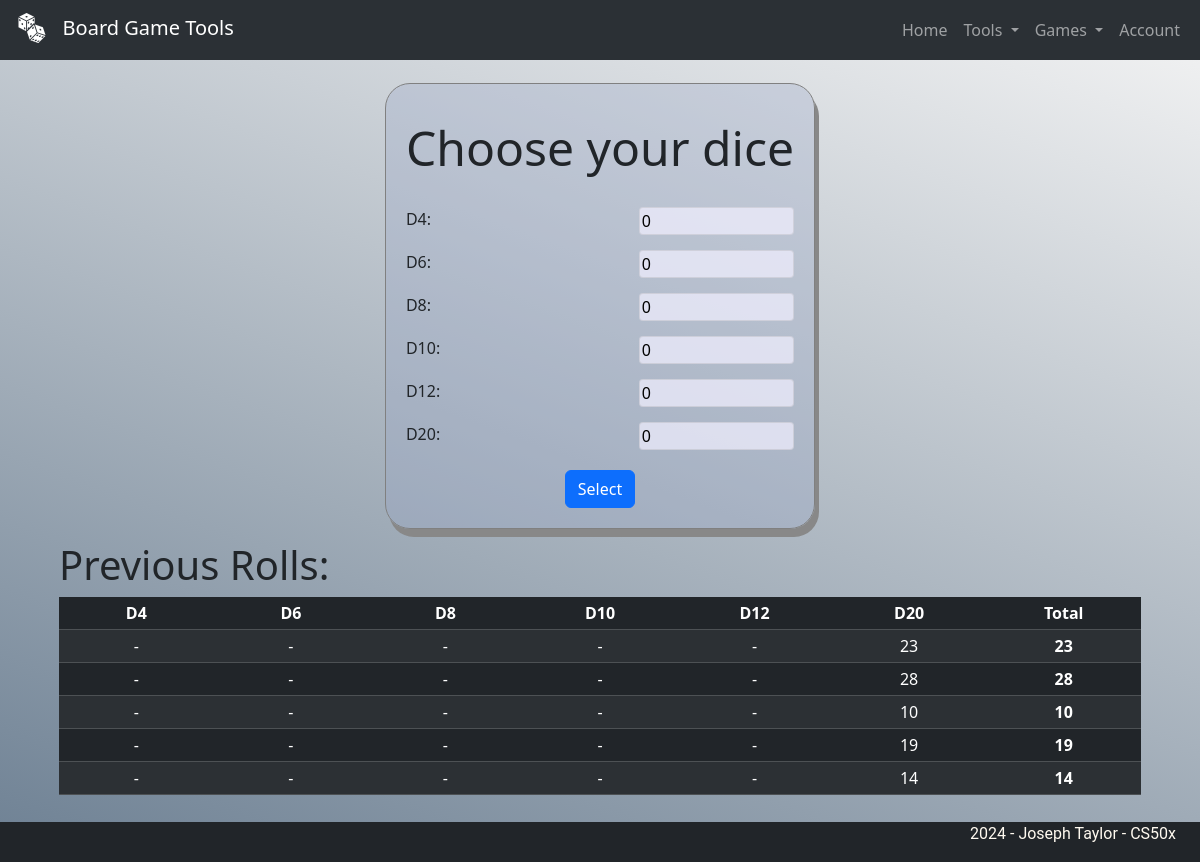
The page /tools/dice (signed in) on the database as committed earlier.
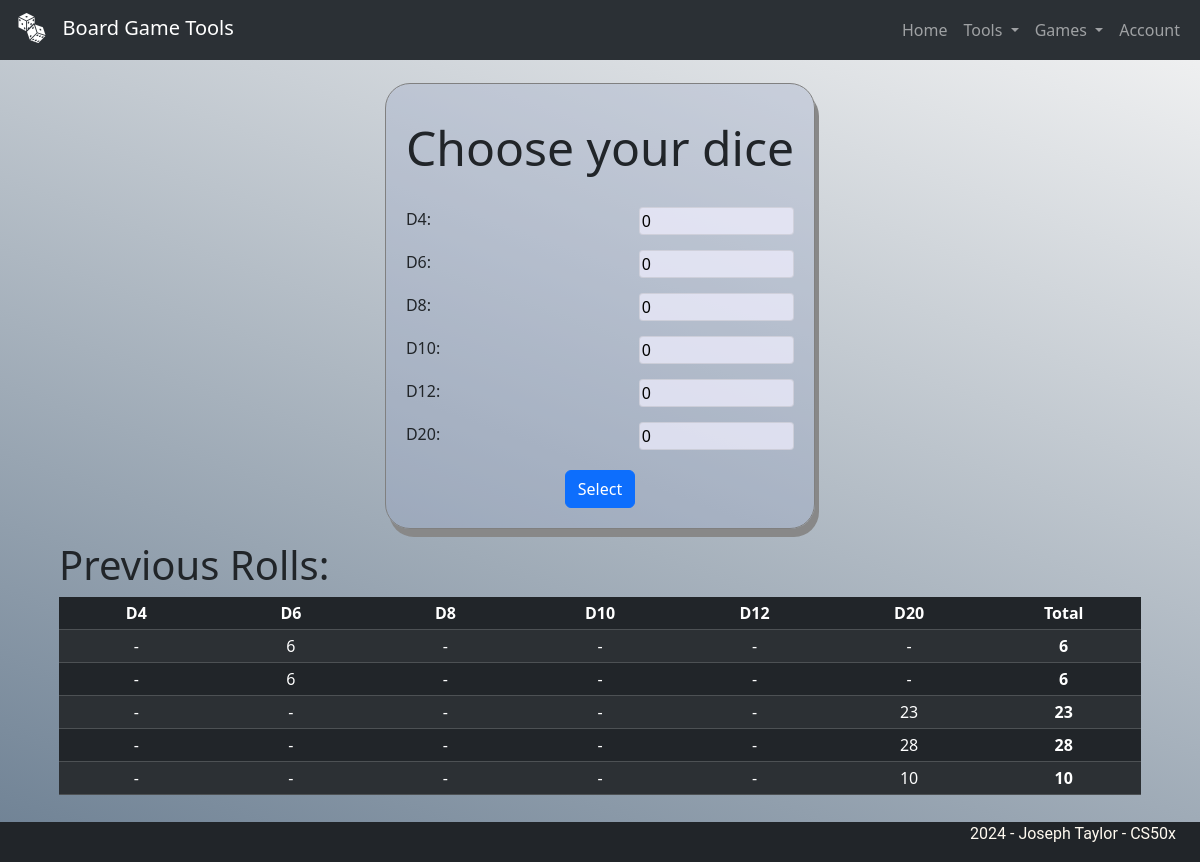
The same page on the database as committed later.
### tables this page shows
CREATE TABLE dice_history (id INTEGER PRIMARY KEY AUTOINCREMENT NOT NULL, user_id INTEGER NOT NULL, D4 INTEGER, D6 INTEGER, D8 INTEGER, D10 INTEGER, D12 INTEGER, D20 INTEGER, date_time TEXT NOT NULL, FOREIGN KEY (user_id) REFERENCES users(id));

### app.py (the view)
@app.route("/tools/dice", methods=["GET", "POST"])
def dice():
    if session.get("user_id") is None:
        history = None
    else:
        history = db.execute(
            "SELECT * FROM dice_history WHERE user_id = ? ORDER BY id DESC LIMIT 5", session.get("user_id")
        )
    if request.method == "POST":
        dice = {'D4': request.form.get("D4"), 'D6': request.form.get("D6"), 'D8': request.form.get("D8"), 'D10': request.form.get("D10"), 'D12': request.form.get("D12"),'D20': request.form.get("D20")}
        D4_results = []
        D4_total = 0
        for i in range(int(dice["D4"])):
            roll = randint(1,4)
            D4_total += roll
            D4_results.append(translate_d4(roll))
        D6_results = []
        D6_total = 0
        for i in range(int(dice["D6"])):
            roll = randint(1,6)
            D6_total += roll
            D6_results.append(translate_d6(roll))
        D8_results = []
        D8_total = 0
        for i in range(int(dice["D8"])):
            roll = randint(1,8)
            D8_total += roll
            D8_results.append(translate_d8(roll))
        D10_results = []
        D10_total = 0
        for i in range(int(dice["D10"])):
            roll = randint(1,10)
            D10_total += roll
            D10_results.append(translate_d10(roll))
        D12_results = []
        D12_total = 0
        for i in range(int(dice["D12"])):
            roll = randint(1,12)
            D12_total += roll
            D12_results.append(translate_d12(roll))
        D20_results = []
        D20_total = 0
        for i in range(int(dice["D20"])):
            roll = randint(1,20)
            D20_total += roll
            D20_results.append(translate_d20(roll))
        if session.get("user_id") is not None:
            db.execute(
                "INSERT INTO dice_history (user_id, date_time, D4, D6, D8, D10, D12, D20) VALUES (?,?,?,?,?,?,?,?)", session["user_id"], datetime.now().strftime("%Y-%m-%d %H:%M:%S"), D4_total, D6_total, D8_total, D10_total, D12_total, D20_total
            )
        return render_template("dice-roll.html", D4 = D4_results, D6 = D6_results, D8 = D8_results, D10 = D10_results, D12 = D12_results, D20 = D20_results, D4_t = D4_total, D6_t = D6_total, D8_t = D8_total, D10_t = D10_total, D12_t = D12_total, D20_t = D20_total, history = history)
    else:
        return render_template("dice.html", history = history)

### templates/dice.html (shortened to what this page needs)
{% extends "layout.html" %}
{% block main %}
    <div class="main_page_content">
        <div class="centred-input frosted">
            <h1 class="display-5">Choose your dice</h1>
            <form method="post", action="/tools/dice">
                <div class="inputs">
                    <label for="D4">D4:</label>
                    <input type="number" name="D4" value="0" min="0" max="10">
                </div>
                <div class="inputs">
                    <label for="D6">D6:</label>
                    <input type="number" name="D6" value="0" min="0" max="10">
                </div>
                <div class="inputs">
                    <label for="D8">D8:</label>
                    <input type="number" name="D8" value="0" min="0" max="10">
                </div>
                <div class="inputs">
                    <label for="D10">D10:</label>
                    <input type="number" name="D10" value="0" min="0" max="10">
                </div>
                <div class="inputs">
                    <label for="D12">D12:</label>
                    <input type="number" name="D12" value="0" min="0" max="10">
                </div>
                <div class="inputs">
                    <label for="D20">D20:</label>
                    <input type="number" name="D20" value="0" min="0" max="10">
                </div>
                <div class="centred-button">
                    <button class="btn btn-primary">Select</button>
                </div>
            </form>
        </div>
        <div>
            <h2 class="display-6">Previous Rolls:</h2>
            <div>
                {% if history == None  %}
                    <p> To view dice roll history, <a href="/register">create an account</a> or <a href="/login">log in</a></p>
                {% elif history | length == 0 %}
                    <p> To view dice roll history, roll some dice!</p>
                {% else %}
                    <table class="table table-striped table-dark table-sm table-responsive">
                        <thead class="thead-dark">
                            <tr>
                                <th>D4</th>
                                <th>D6</th>
                                <th>D8</th>
                                <th>D10</th>
                                <th>D12</th>
                                <th>D20</th>
                                <th>Total</th>
                            </tr>
                        </thead>
                        <tbody>
                        {% for i in range(history | length) %}
                            <tr>
                                {% if history[i]["D4"] > 0 %}
                                    <td>
                                    {{ history[i]["D4"] }}
                                    </td>
                                {% else %}
                                    <td>
                                        -
                                    </td>
                                {% endif %}
                                {% if history[i]["D6"] > 0 %}
                                    <td>
                                    {{ history[i]["D6"] }}
                                    </td>
                                {% else %}
                                    <td>
                                        -
                                    </td>
                                {% endif %}
                                {% if history[i]["D8"] > 0 %}
                                    <td>
                                    {{ history[i]["D8"] }}
                                    </td>
                                {% else %}
                                    <td>
                                        -
                                    </td>
                                {% endif %}
                                {% if history[i]["D10"] > 0 %}
                                    <td>
                                        {{ history[i]["D10"] }}
                                    </td>
                                {% else %}
                                    <td>
                                        -
                                    </td>
                                {% endif %}
                                {% if history[i]["D12"] > 0 %}
                                    <td>
                                        {{ history[i]["D12"] }}
                                    </td>
                                {% else %}
                                    <td>
                                        -
                                    </td>
                                {% endif %}
                                {% if history[i]["D20"] > 0 %}
                                    <td>
                                        {{ history[i]["D20"] }}
                                    </td>
                                {% else %}
                                    <td>
                                        -
                                    </td>
                                {% endif %}
                                <td>
                                    <span style="font-weight: bold">{{ history[i]["D4"] + history[i]["D6"] + history[i]["D8"] + history[i]["D10"] + history[i]["D12"] + history[i]["D20"] }}</span>
                                </td>
                            </tr>
                        {% endfor %}
                        </tbody>
                    </table>
                {% endif %}
            </div>
        </div>
    </div>
{% endblock %}

### templates/layout.html (shortened to what this page needs)
<!DOCTYPE html>
<html>
    <head>
        <link href="/static/styles.css" rel="stylesheet">
        <link href="https://cdn.jsdelivr.net/npm/bootstrap@5.3.3/dist/css/bootstrap.min.css" rel="stylesheet">
    </head>
    <body id="page-container">
        <nav class="navbar bg-dark navbar-expand-lg bg-body-tertiary" data-bs-theme="dark">
            <div class="container-fluid">
                <a class="navbar-brand" href="/"><img src="/static/images/dice_icon.svg" alt="Dice Icon" width="40" height="30" style="margin-right: 5%; margin-bottom: 2%;">Board Game Tools</a>
            <div class="collapse navbar-collapse" id="navbarNavDropdown" style="justify-content: right;">
                <ul class="navbar-nav">
                  <li class="nav-item">
                    <a class="nav-link" href="/">Home</a>
                  </li>
                  <li class="nav-item dropdown">
                    <a class="nav-link dropdown-toggle" role="button" data-bs-toggle="dropdown" aria-expanded="false">
                      Tools
                    </a>
                  </li>
                  <li class="nav-item dropdown">
                    <a class="nav-link dropdown-toggle" role="button" data-bs-toggle="dropdown" aria-expanded="false">
                      Games
                    </a>
                  </li>
                  <li class="nav-item">
                    <a class="nav-link" href="/account">Account</a>
                  </li>
                </ul>
            </div>
        </nav>
        <main id="content-wrap">
            <div>
                {% block main %}{% endblock %}
            </div>
        </main>
        <footer id="footer">
            <div id="footer-content" style="display: flex; justify-content: space-between; align-items: baseline;">
              <div>
                <p>2024 - Joseph Taylor - CS50x</p>
              </div>
            </div>
        </footer>
    </body>
</html>

### static/styles.css (style rules this page uses)
#page-container { position: relative; min-height: 100vh; background-color: whitesmoke; background-image: linear-gradient(20deg, rgb(109, 128, 147), whitesmoke); background-attachment: fixed; }
#content-wrap { padding-bottom: 2.5rem; margin-left: 4%; margin-right: 4%; }
#footer { position: absolute; bottom: 0; width: 100%; height: 2.5rem; background-color: #212529; }
#footer-content { margin-left: 2%; margin-right: 2%; color:floralwhite; }
.main_page_content { position: relative; z-index: 1; padding:1% }
td { width: 150px; }
.centred-input { display: flex; flex-direction: column; padding: 20px; margin: 12px; justify-self: center; border: 1px solid grey ; border-radius: 25px; }
.inputs { margin-top: 15px; display: flex; justify-content: space-between; }
label { text-wrap: nowrap; }
input { width: 40%; }
.centred-button { display: flex; justify-content: center; margin-top: 20px; }
.display-5 { margin-bottom: 15px; text-align: center; }
p { font-family: roboto; font-size: 1em; }
table { width: 100%; text-align: center; }
.frosted { background-color: rgba(153, 165, 199, 0.3); box-shadow: 4px 8px #888888; }
.frosted input { background-color: rgba(243, 240, 255, 0.7); accent-color: rgb(243, 240, 255); border: 1px solid rgba(128, 128, 128, 0.2) ; border-radius: 4px; }
.display-5 { margin-top: 15px; }

Rows that differ between the two databases and show on the page:
no longer on this page (row unchanged): dice_history: D20 "19", D4+D6+D8 "19"
no longer on this page (row unchanged): dice_history: D20 "14", D4+D6+D8 "14"
added dice_history: D6 "6", D4+D6+D8 "6"
added dice_history: D6 "6", D4+D6+D8 "6"
